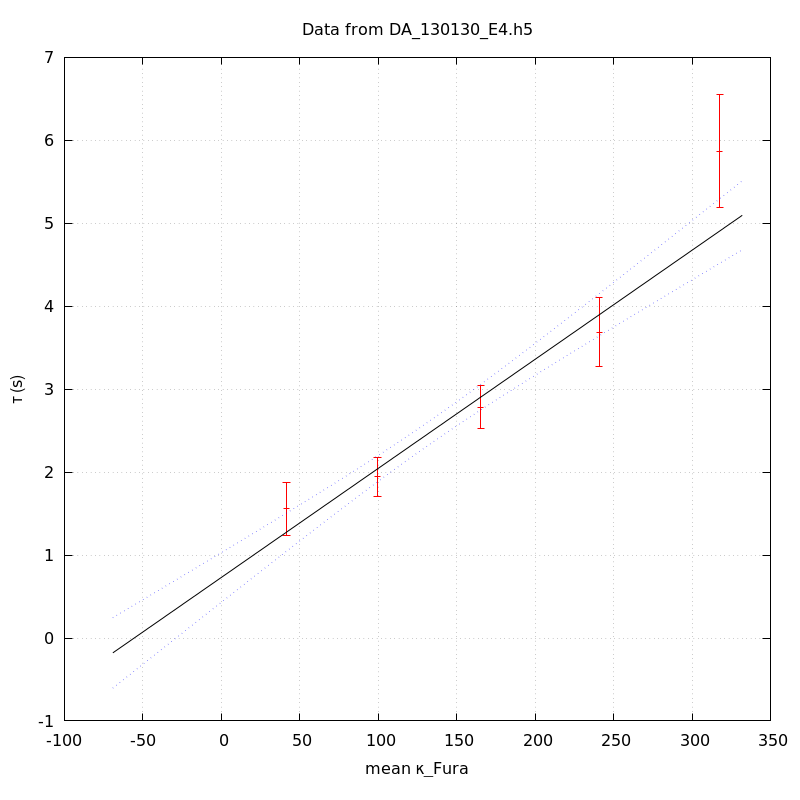

Generate this figure with gnuplot:
unset key
set grid
set ylabel 'τ (s)'
set xlabel 'mean κ_Fura' noenhanced
set title 'Data from DA_130130_E4.h5' noenhanced
set xrange [-1000<*:*]
plot 'DA_130130_E4_aba_tau_vs_mean_kappa' index 0 using 1:2:(1.96*$3) linecolor rgb 'red' with yerrorbars,\
'' index 1 using 1:2 with lines linecolor rgb 'black',\
'' index 1 using 1:3 with lines linecolor rgb 'blue' lt 'dotted',\
'' index 1 using 1:4 with lines linecolor rgb 'blue' lt 'dotted'
